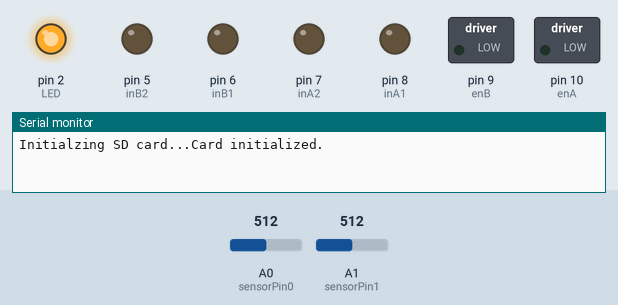
A sketch run on a simulated Arduino Uno, built with avr-gcc and run on an emulated ATmega328P. Parts: switched loads named in the sketch (green lamp = pin HIGH), output pins drawn as LEDs (lit = HIGH), the last lines printed to the serial monitor. Inputs (shaded band) come from the test bench; at power-on: A0 (sensorPin0) = 512, A1 (sensorPin1) = 512. Storage starts empty. At 6.6 s the program stops and its outputs stay as they are.

Above: at 0.1 s.
At 1.6 s:
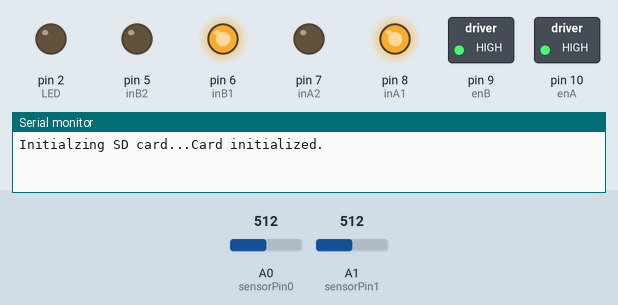
At 6.7 s:
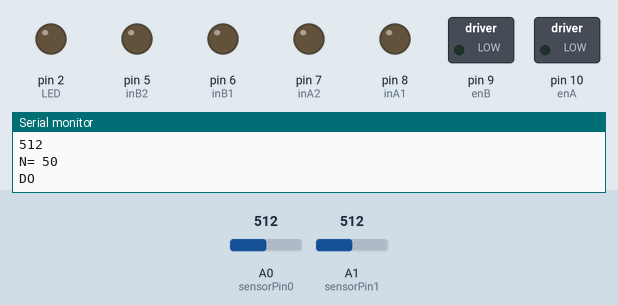
Timing chart, 0 to 8.1 s (numbered marks = the images above):
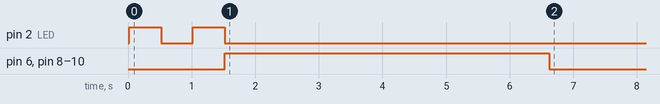

The sketch:

current_logger_298_timerINT.ino
```cpp
/*  Drives motors forward using L298 H Bridges
 *  Logs analog onto txt file on SD card (data*4.9=mV, mV/0.83=mA)
 *  Logs every 100ms, stops everything after 5 seconds
 *
 *
 *
 *  LED status indicator:
 *    ON: SD card error
 *    2 blinks, ON: txt file error
 *    2 blinks, OFF: SD card is OK
 * SD Card Setup:
 *    ----------------|
 *  / 1 2 3 4 5 6 7 8 |
 *  | 9               |
 *
 *  1 to pin D4 (SS/CS)
 *  2 to pin D11 (MOSI)
 *  3 to GND
 *  4 to 3.3V
 *  5 to pin D13 (SCK/CK)
 *  7 to pin D12 (MISO)
 *
 *  For motor wiring, assume A to be one side, and B to the other side.
*/
#include <TimerOne.h>
#include <SPI.h>
#include <SD.h>

  int sensorPin0 = A0;		// motor 0
  int sensorValue0 = 0;

  int sensorPin1 = A1;		// motor 1
  int sensorValue1 = 0;

  int LED = 2;				// error indicator

  int chipSelect = 4;

  int N = 0;      // increment for timer interrupt
    // One set of motors
  int enA = 10;
  int inA1 = 8;
  int inA2 = 7;
    // Other set of motors
  int enB = 9;
  int inB1 = 6;
  int inB2 = 5;

void setup(void)
{
  pinMode(LED, OUTPUT);
  pinMode(sensorPin0, INPUT);
  pinMode(sensorPin1, INPUT);

  // set all the motor control pins to outputs
  pinMode(enA, OUTPUT);
  pinMode(enB, OUTPUT);
  pinMode(inA1, OUTPUT);
  pinMode(inA2, OUTPUT);
  pinMode(inB1, OUTPUT);
  pinMode(inB2, OUTPUT);


  Serial.begin(9600);

  Serial.print("Initialzing SD card...");
    //LED on pin D2 stays on if card fails or not present,
    //LED blinks twice if everything OK
  if (!SD.begin(chipSelect))
  {
    Serial.println("Card failed, or not present");
    digitalWrite(LED, HIGH);
    while(1);
  }
  Serial.println("Card initialized.");
  digitalWrite(LED,HIGH); delay(500); digitalWrite(LED,LOW);  delay(500);
  digitalWrite(LED,HIGH); delay(500); digitalWrite(LED,LOW);			// blink LED twice if SD card is OK

   Timer1.initialize(100000);		// cause timer interrupt every 0.1 seconds (10Hz)
   Timer1.attachInterrupt(logData); // run logData function when timer interrupt goes off
}


void loop(void)
{
  motorForward(255); 	// turns on motor in forward direction with pwm duty cycle of 200/255
  while(1);    			// infinite loop
}


// The timer interrupt will log data to SD card every 100ms and stop everything after 5s
void logData(void)
{
  if( N < 50 )
  {

  // writes motor 0 data to log0.txt
          // create string to store data
    String dataString0 = "";
      //read voltage at pin A0 (sensorPin) and append to string
    sensorValue0 = analogRead(sensorPin0);
    dataString0 += String(sensorValue0);

      //open file
    File dataFile0 = SD.open("log0.txt", FILE_WRITE);

      // if the file is available, write to it
    if (dataFile0)
    {
      dataFile0.println(dataString0);
      dataFile0.close();
          //print to serial port
      Serial.println(dataString0);
    }
    // if the file isn't open, display error on serial, blink LED 2 times and stay on
    else
    {
      Serial.println("error opening log0.txt");
      digitalWrite(LED,HIGH); delay(500); digitalWrite(LED,LOW);  delay(500);
      digitalWrite(LED,HIGH); delay(500); digitalWrite(LED,LOW);  delay(500);
      digitalWrite(LED,HIGH);
    }


  // writes motor 1 data to log1.txt
          // create string to store data
    String dataString1 = "";
      //read voltage at pin A1 (sensorPin1) and append to string
    sensorValue1 = analogRead(sensorPin1);
    dataString1 += String(sensorValue1);

      //open file
    File dataFile1 = SD.open("log1.txt", FILE_WRITE);

      // if the file is available, write to it
    if (dataFile1)
    {
      dataFile1.println(dataString1);
      dataFile1.close();
          //print to serial port
      Serial.println(dataString1);
    }
    // if the file isn't open, display error on serial, blink LED 2 times and stay on
    else
    {
      Serial.println("error opening log1.txt");
      digitalWrite(LED,HIGH); delay(500); digitalWrite(LED,LOW);  delay(500);
      digitalWrite(LED,HIGH); delay(500); digitalWrite(LED,LOW);  delay(500);
      digitalWrite(LED,HIGH);
    }
  }

  else if ( N = 50 ) // after 6 seconds, turns off motors, writes "DONE" to end of log0 and log1
    {
      // now turn off motors
    motorOff();

    // write "DONE" on sd card and serial monitor to differentiate data
    String doneString = "DONE";

	File dataFile0 = SD.open("log0.txt", FILE_WRITE);
    if (dataFile0)
    { dataFile0.println("DONE");
      dataFile0.close();
      Serial.println("DONE"); }
    else
    { Serial.println("error opening log0.txt");
      digitalWrite(LED,HIGH); delay(500); digitalWrite(LED,LOW);  delay(500);
      digitalWrite(LED,HIGH); delay(500); digitalWrite(LED,LOW);  delay(500);
      digitalWrite(LED,HIGH); }

	File dataFile1 = SD.open("log1.txt", FILE_WRITE);
    if (dataFile1)
    { dataFile1.println("DONE");
      dataFile1.close();
      Serial.println("DONE"); }
    else
    { Serial.println("error opening log1.txt");
      digitalWrite(LED,HIGH); delay(500); digitalWrite(LED,LOW);  delay(500);
      digitalWrite(LED,HIGH); delay(500); digitalWrite(LED,LOW);  delay(500);
      digitalWrite(LED,HIGH); }

    while(1);           // infinite loop

	}

  N = N + 1;		// increment N, to avoid using multiple timer interrupts
  Serial.print("N= "); Serial.println(N); // display N in serial monitor for debugging purposes
}


void motorOff()  // turns motors off
{
      digitalWrite(inA1, LOW);
      digitalWrite(inA2, LOW);
      digitalWrite(inB1, LOW);
      digitalWrite(inB2, LOW);
      analogWrite(enB, 0);
      analogWrite(enA, 0);
}

void motorForward(int speed) // turns motor on in forward direction at certain speed
{
    // turn on motor side A
  digitalWrite(inA1, HIGH);
  digitalWrite(inA2, LOW);
    // turn on motor side B
  digitalWrite(inB1, HIGH);
  digitalWrite(inB2, LOW);
    // set pwm to 'speed' out of possible range 0~255
  analogWrite(enA, speed);
  analogWrite(enB, speed);
}


void motorBackward(int speed) // turns motor on in backwards direction at certain speed
{
    // turn on motor side A
  digitalWrite(inA1, LOW);
  digitalWrite(inA2, HIGH);
    // set pwm to 'speed' out of possible range 0~255
  analogWrite(enA, speed);
    // turn on motor side B
  digitalWrite(inB1, LOW);
  digitalWrite(inB2, HIGH);
    // set pwm to 'speed' out of possible range 0~255
  analogWrite(enB, speed);
}
```

Measured:
- by itself, pin 6 (inB1), pin 8 (inA1), pin 9 (enB), pin 10 (enA): LOW → HIGH at 1.5 s, → LOW 5.1 s later
